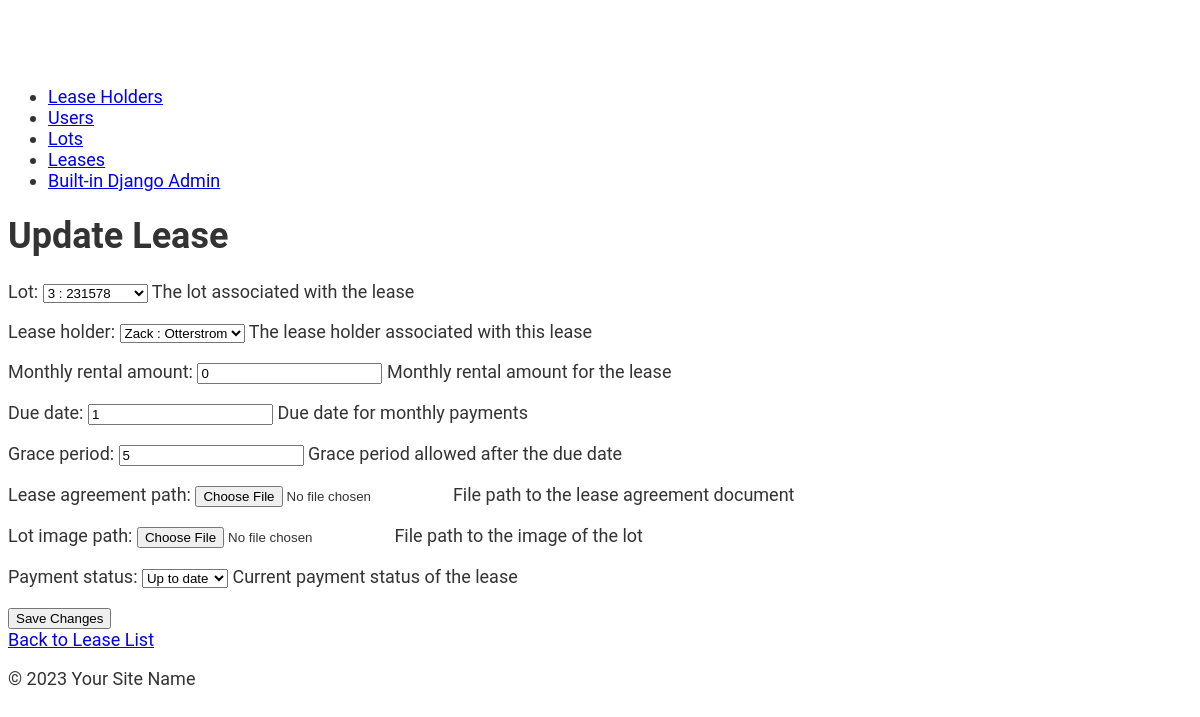
Screenshot of /lease_update/edit/35/ (signed in) with the database file from the repository.
### lots/models.py (models this page shows, shortened)
class Lease(models.Model):
    UP_TO_DATE = 'up-to-date'
    LATE = 'late'
    DELINQUENT = 'delinquent'
    PAYMENT_STATUS_CHOICES = [
        (UP_TO_DATE, 'Up to date'),
        (LATE, 'Late'),
        (DELINQUENT, 'Delinquent'),
    ]
    lot = models.ForeignKey(Lot, on_delete=models.CASCADE, help_text="The lot associated with the lease")
    lease_holder = models.ForeignKey(LeaseHolder, on_delete=models.PROTECT,
                                     help_text="The lease holder associated with this lease")
    last_payment_date = models.DateField(null=True, blank=True, help_text="Date of the most recent payment")
    last_payment_date_id = models.ForeignKey('Payment', on_delete=models.SET_NULL, null=True, blank=True,
                                             related_name='last_payment_for_lease',
                                             help_text="ID of the most recent payment")
    monthly_rental_amount = models.IntegerField(help_text="Monthly rental amount for the lease")
    due_date = models.PositiveSmallIntegerField(validators=[MaxValueValidator(30)],
                                                help_text="Due date for monthly payments")
    grace_period = models.PositiveSmallIntegerField(validators=[MaxValueValidator(30)],
                                                    help_text="Grace period allowed after the due date")
    lease_agreement_path = models.FileField(upload_to='lease_agreements/',
                                            help_text="File path to the lease agreement document")
    lot_image_path = models.FileField(upload_to='images/', help_text="File path to the image of the lot")
    payment_status = models.CharField(
        max_length=20,
        choices=PAYMENT_STATUS_CHOICES,
        default=LATE,
        help_text="Current payment status of the lease"
    )

### lots/views.py (the view)
# urls.py: path('lease_update/edit/<int:lease_id>/', lease_update, name='lease_update'),
@login_required
@user_passes_test(is_staff_or_admin)
def lease_update(request, lease_id):  # lease_id matches the URL pattern
    lease = get_object_or_404(Lease, pk=lease_id)
    original_lot = lease.lot
    if request.method == "POST":
        form = LeaseForm(request.POST, instance=lease)
        if form.is_valid():
            updated_lease = form.save(commit=False)
            new_lot = updated_lease.lot
            if original_lot != new_lot:
                original_lot.occupied = False
                original_lot.save()
                new_lot.occupied = True
                new_lot.save()
            updated_lease.save()
            return redirect('lease_back_list')
    else:
        form = LeaseForm(instance=lease)
    return render(request, 'lots/lease_update.html', {'form': form})

### lots/forms.py
class LeaseForm(forms.ModelForm):
    class Meta:
        model = Lease
        fields = ['lot', 'lease_holder', 'monthly_rental_amount', 'due_date', 'grace_period', 'lease_agreement_path',
                  'lot_image_path', 'payment_status']

### lots/models.py (called while the page is built)
    def __str__(self):
        return f"{self.lot_number} : {self.lot_address}\n"

    def __str__(self):
        return f"{self.lease_holder_first_name} : {self.lease_holder_last_name}\n"

### lots/views.py (called while the page is built)
def is_staff_or_admin(user):
    return user.is_staff or user.is_superuser

### lots/templates/lots/lease_update.html (shortened to what this page needs)
{% extends 'lots/base.html' %}
{% block content %}
<body>
    <h1>Update Lease</h1>
    <form method="post" enctype="multipart/form-data">
        {{ form.as_p }}
        <button type="submit">Save Changes</button>
    </form>
    <a href="{% url 'lease-list' %}">Back to Lease List</a>
</body>
{% endblock %}

### lots/static/lots/style.css (style rules this page uses)
body { font-family: 'Roboto', sans-serif; font-size: 18px; color: #333; padding-top: 60px; }
h1, h2, h3, h4, h5, h6 { font-weight: 700; }

### rows the page displays
Lease: lot "3 : 231578", lease_holder "Zack : Otterstrom", monthly_rental_amount "0", due_date "1", grace_period "5", payment_status "Up to date"
